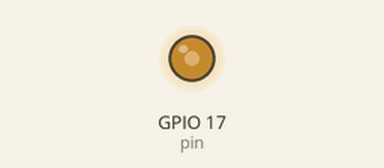
A program run on a simulated Raspberry Pi (BCM pin numbers). On the bench: output pins drawn as LEDs (lit = HIGH). At 3.0 s the program stops and its outputs stay as they are.

Above: at 0.1 s.
At 3.1 s:
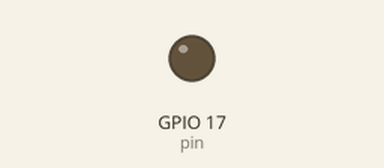
Timing chart, 0 to 4.5 s (numbered marks = the images above):
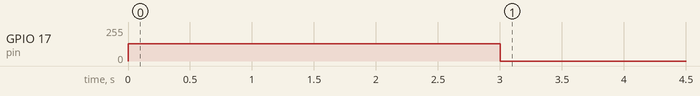

Measured:
- by itself, GPIO 17 (pin): 0/255 → 128/255 at 0.00 s, → 0/255 3.0 s later

The program:

speaker.py
```python
import RPi.GPIO as GPIO
import time

pin = 17

GPIO.setmode(GPIO.BCM)
GPIO.setup(pin,GPIO.OUT,initial=GPIO.LOW)

p = GPIO.PWM(pin,1)
p.start(50)

p.ChangeFrequency(220)
time.sleep(3)

p.stop()
GPIO.cleanup()
```
